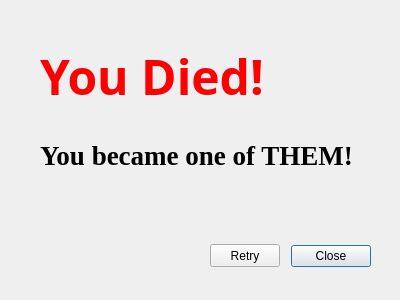
<?xml version="1.0" encoding="UTF-8"?>
<ui version="4.0">
 <class>DieDialog</class>
 <widget class="QDialog" name="DieDialog">
  <property name="geometry">
   <rect>
    <x>0</x>
    <y>0</y>
    <width>400</width>
    <height>300</height>
   </rect>
  </property>
  <property name="windowTitle">
   <string>Dialog</string>
  </property>
  <widget class="QDialogButtonBox" name="retry_button">
   <property name="geometry">
    <rect>
     <x>30</x>
     <y>240</y>
     <width>341</width>
     <height>32</height>
    </rect>
   </property>
   <property name="orientation">
    <enum>Qt::Horizontal</enum>
   </property>
   <property name="standardButtons">
    <set>QDialogButtonBox::Close</set>
   </property>
  </widget>
  <widget class="QWidget" name="verticalLayoutWidget">
   <property name="geometry">
    <rect>
     <x>40</x>
     <y>40</y>
     <width>321</width>
     <height>151</height>
    </rect>
   </property>
   <layout class="QVBoxLayout" name="textVLayout">
    <item>
     <widget class="QLabel" name="text_label1">
      <property name="palette">
       <palette>
        <active>
         <colorrole role="WindowText">
          <brush brushstyle="SolidPattern">
           <color alpha="255">
            <red>255</red>
            <green>0</green>
            <blue>0</blue>
           </color>
          </brush>
         </colorrole>
         <colorrole role="Button">
          <brush brushstyle="SolidPattern">
           <color alpha="255">
            <red>255</red>
            <green>0</green>
            <blue>0</blue>
           </color>
          </brush>
         </colorrole>
         <colorrole role="Light">
          <brush brushstyle="SolidPattern">
           <color alpha="255">
            <red>255</red>
            <green>127</green>
            <blue>127</blue>
           </color>
          </brush>
         </colorrole>
         <colorrole role="Midlight">
          <brush brushstyle="SolidPattern">
           <color alpha="255">
            <red>255</red>
            <green>63</green>
            <blue>63</blue>
           </color>
          </brush>
         </colorrole>
         <colorrole role="Dark">
          <brush brushstyle="SolidPattern">
           <color alpha="255">
            <red>127</red>
            <green>0</green>
            <blue>0</blue>
           </color>
          </brush>
         </colorrole>
         <colorrole role="Mid">
          <brush brushstyle="SolidPattern">
           <color alpha="255">
            <red>170</red>
            <green>0</green>
            <blue>0</blue>
           </color>
          </brush>
         </colorrole>
         <colorrole role="Text">
          <brush brushstyle="SolidPattern">
           <color alpha="255">
            <red>0</red>
            <green>0</green>
            <blue>0</blue>
           </color>
          </brush>
         </colorrole>
         <colorrole role="BrightText">
          <brush brushstyle="SolidPattern">
           <color alpha="255">
            <red>255</red>
            <green>255</green>
            <blue>255</blue>
           </color>
          </brush>
         </colorrole>
         <colorrole role="ButtonText">
          <brush brushstyle="SolidPattern">
           <color alpha="255">
            <red>0</red>
            <green>0</green>
            <blue>0</blue>
           </color>
          </brush>
         </colorrole>
         <colorrole role="Base">
          <brush brushstyle="SolidPattern">
           <color alpha="255">
            <red>255</red>
            <green>255</green>
            <blue>255</blue>
           </color>
          </brush>
         </colorrole>
         <colorrole role="Window">
          <brush brushstyle="SolidPattern">
           <color alpha="255">
            <red>255</red>
            <green>0</green>
            <blue>0</blue>
           </color>
          </brush>
         </colorrole>
         <colorrole role="Shadow">
          <brush brushstyle="SolidPattern">
           <color alpha="255">
            <red>0</red>
            <green>0</green>
            <blue>0</blue>
           </color>
          </brush>
         </colorrole>
         <colorrole role="AlternateBase">
          <brush brushstyle="SolidPattern">
           <color alpha="255">
            <red>255</red>
            <green>127</green>
            <blue>127</blue>
           </color>
          </brush>
         </colorrole>
         <colorrole role="ToolTipBase">
          <brush brushstyle="SolidPattern">
           <color alpha="255">
            <red>255</red>
            <green>255</green>
            <blue>220</blue>
           </color>
          </brush>
         </colorrole>
         <colorrole role="ToolTipText">
          <brush brushstyle="SolidPattern">
           <color alpha="255">
            <red>0</red>
            <green>0</green>
            <blue>0</blue>
           </color>
          </brush>
         </colorrole>
        </active>
        <inactive>
         <colorrole role="WindowText">
          <brush brushstyle="SolidPattern">
           <color alpha="255">
            <red>255</red>
            <green>0</green>
            <blue>0</blue>
           </color>
          </brush>
         </colorrole>
         <colorrole role="Button">
          <brush brushstyle="SolidPattern">
           <color alpha="255">
            <red>255</red>
            <green>0</green>
            <blue>0</blue>
           </color>
          </brush>
         </colorrole>
         <colorrole role="Light">
          <brush brushstyle="SolidPattern">
           <color alpha="255">
            <red>255</red>
            <green>127</green>
            <blue>127</blue>
           </color>
          </brush>
         </colorrole>
         <colorrole role="Midlight">
          <brush brushstyle="SolidPattern">
           <color alpha="255">
            <red>255</red>
            <green>63</green>
            <blue>63</blue>
           </color>
          </brush>
         </colorrole>
         <colorrole role="Dark">
          <brush brushstyle="SolidPattern">
           <color alpha="255">
            <red>127</red>
            <green>0</green>
            <blue>0</blue>
           </color>
          </brush>
         </colorrole>
         <colorrole role="Mid">
          <brush brushstyle="SolidPattern">
           <color alpha="255">
            <red>170</red>
            <green>0</green>
            <blue>0</blue>
           </color>
          </brush>
         </colorrole>
         <colorrole role="Text">
          <brush brushstyle="SolidPattern">
           <color alpha="255">
            <red>0</red>
            <green>0</green>
            <blue>0</blue>
           </color>
          </brush>
         </colorrole>
         <colorrole role="BrightText">
          <brush brushstyle="SolidPattern">
           <color alpha="255">
            <red>255</red>
            <green>255</green>
            <blue>255</blue>
           </color>
          </brush>
         </colorrole>
         <colorrole role="ButtonText">
          <brush brushstyle="SolidPattern">
           <color alpha="255">
            <red>0</red>
            <green>0</green>
            <blue>0</blue>
           </color>
          </brush>
         </colorrole>
         <colorrole role="Base">
          <brush brushstyle="SolidPattern">
           <color alpha="255">
            <red>255</red>
            <green>255</green>
            <blue>255</blue>
           </color>
          </brush>
         </colorrole>
         <colorrole role="Window">
          <brush brushstyle="SolidPattern">
           <color alpha="255">
            <red>255</red>
            <green>0</green>
            <blue>0</blue>
           </color>
          </brush>
         </colorrole>
         <colorrole role="Shadow">
          <brush brushstyle="SolidPattern">
           <color alpha="255">
            <red>0</red>
            <green>0</green>
            <blue>0</blue>
           </color>
          </brush>
         </colorrole>
         <colorrole role="AlternateBase">
          <brush brushstyle="SolidPattern">
           <color alpha="255">
            <red>255</red>
            <green>127</green>
            <blue>127</blue>
           </color>
          </brush>
         </colorrole>
         <colorrole role="ToolTipBase">
          <brush brushstyle="SolidPattern">
           <color alpha="255">
            <red>255</red>
            <green>255</green>
            <blue>220</blue>
           </color>
          </brush>
         </colorrole>
         <colorrole role="ToolTipText">
          <brush brushstyle="SolidPattern">
           <color alpha="255">
            <red>0</red>
            <green>0</green>
            <blue>0</blue>
           </color>
          </brush>
         </colorrole>
        </inactive>
        <disabled>
         <colorrole role="WindowText">
          <brush brushstyle="SolidPattern">
           <color alpha="255">
            <red>127</red>
            <green>0</green>
            <blue>0</blue>
           </color>
          </brush>
         </colorrole>
         <colorrole role="Button">
          <brush brushstyle="SolidPattern">
           <color alpha="255">
            <red>255</red>
            <green>0</green>
            <blue>0</blue>
           </color>
          </brush>
         </colorrole>
         <colorrole role="Light">
          <brush brushstyle="SolidPattern">
           <color alpha="255">
            <red>255</red>
            <green>127</green>
            <blue>127</blue>
           </color>
          </brush>
         </colorrole>
         <colorrole role="Midlight">
          <brush brushstyle="SolidPattern">
           <color alpha="255">
            <red>255</red>
            <green>63</green>
            <blue>63</blue>
           </color>
          </brush>
         </colorrole>
         <colorrole role="Dark">
          <brush brushstyle="SolidPattern">
           <color alpha="255">
            <red>127</red>
            <green>0</green>
            <blue>0</blue>
           </color>
          </brush>
         </colorrole>
         <colorrole role="Mid">
          <brush brushstyle="SolidPattern">
           <color alpha="255">
            <red>170</red>
            <green>0</green>
            <blue>0</blue>
           </color>
          </brush>
         </colorrole>
         <colorrole role="Text">
          <brush brushstyle="SolidPattern">
           <color alpha="255">
            <red>127</red>
            <green>0</green>
            <blue>0</blue>
           </color>
          </brush>
         </colorrole>
         <colorrole role="BrightText">
          <brush brushstyle="SolidPattern">
           <color alpha="255">
            <red>255</red>
            <green>255</green>
            <blue>255</blue>
           </color>
          </brush>
         </colorrole>
         <colorrole role="ButtonText">
          <brush brushstyle="SolidPattern">
           <color alpha="255">
            <red>127</red>
            <green>0</green>
            <blue>0</blue>
           </color>
          </brush>
         </colorrole>
         <colorrole role="Base">
          <brush brushstyle="SolidPattern">
           <color alpha="255">
            <red>255</red>
            <green>0</green>
            <blue>0</blue>
           </color>
          </brush>
         </colorrole>
         <colorrole role="Window">
          <brush brushstyle="SolidPattern">
           <color alpha="255">
            <red>255</red>
            <green>0</green>
            <blue>0</blue>
           </color>
          </brush>
         </colorrole>
         <colorrole role="Shadow">
          <brush brushstyle="SolidPattern">
           <color alpha="255">
            <red>0</red>
            <green>0</green>
            <blue>0</blue>
           </color>
          </brush>
         </colorrole>
         <colorrole role="AlternateBase">
          <brush brushstyle="SolidPattern">
           <color alpha="255">
            <red>255</red>
            <green>0</green>
            <blue>0</blue>
           </color>
          </brush>
         </colorrole>
         <colorrole role="ToolTipBase">
          <brush brushstyle="SolidPattern">
           <color alpha="255">
            <red>255</red>
            <green>255</green>
            <blue>220</blue>
           </color>
          </brush>
         </colorrole>
         <colorrole role="ToolTipText">
          <brush brushstyle="SolidPattern">
           <color alpha="255">
            <red>0</red>
            <green>0</green>
            <blue>0</blue>
           </color>
          </brush>
         </colorrole>
        </disabled>
       </palette>
      </property>
      <property name="font">
       <font>
        <family>Castellar</family>
        <pointsize>36</pointsize>
        <weight>75</weight>
        <bold>true</bold>
       </font>
      </property>
      <property name="text">
       <string>You Died!</string>
      </property>
      <property name="textFormat">
       <enum>Qt::PlainText</enum>
      </property>
     </widget>
    </item>
    <item>
     <widget class="QLabel" name="text_label2">
      <property name="font">
       <font>
        <family>Times New Roman</family>
        <pointsize>20</pointsize>
        <weight>75</weight>
        <bold>true</bold>
       </font>
      </property>
      <property name="text">
       <string>You became one of THEM!</string>
      </property>
     </widget>
    </item>
   </layout>
  </widget>
  <widget class="QPushButton" name="pushButton">
   <property name="geometry">
    <rect>
     <x>210</x>
     <y>244</y>
     <width>70</width>
     <height>23</height>
    </rect>
   </property>
   <property name="text">
    <string>Retry</string>
   </property>
  </widget>
 </widget>
 <resources/>
 <connections>
  <connection>
   <sender>retry_button</sender>
   <signal>accepted()</signal>
   <receiver>DieDialog</receiver>
   <slot>accept()</slot>
   <hints>
    <hint type="sourcelabel">
     <x>248</x>
     <y>254</y>
    </hint>
    <hint type="destinationlabel">
     <x>157</x>
     <y>274</y>
    </hint>
   </hints>
  </connection>
  <connection>
   <sender>retry_button</sender>
   <signal>rejected()</signal>
   <receiver>DieDialog</receiver>
   <slot>reject()</slot>
   <hints>
    <hint type="sourcelabel">
     <x>316</x>
     <y>260</y>
    </hint>
    <hint type="destinationlabel">
     <x>286</x>
     <y>274</y>
    </hint>
   </hints>
  </connection>
  <connection>
   <sender>pushButton</sender>
   <signal>clicked()</signal>
   <receiver>DieDialog</receiver>
   <slot>retry()</slot>
   <hints>
    <hint type="sourcelabel">
     <x>228</x>
     <y>254</y>
    </hint>
    <hint type="destinationlabel">
     <x>221</x>
     <y>219</y>
    </hint>
   </hints>
  </connection>
 </connections>
 <slots>
  <slot>retry()</slot>
 </slots>
</ui>
